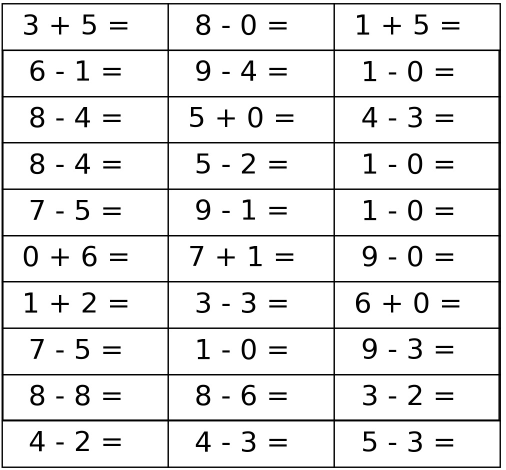
%> input picture asset/image/2.png, 1012 x 940 px (shown at 1/2 size)
$ octave my_test.m   (GNU Octave 9; MATLAB toolbox functions it lacks are replaced by stand-ins)
%> lines starting %> are read from the running program, lines starting %| are printed output that depends on the picture; in (x1, y1, x2, y2) boxes, pixels count from 0 and x2, y2 are one past the last pixel; in counts of white or black regions, pixels touching at a corner belong together; the program's own positions count from 1
### code/my_calculator.m
function output = my_calculator(imgInput)
%in this function, you should finish the character recognition task.
%the input parameter is a matrix of an image which contains several expressions
%the output parameter is a matrix of an image which contains the results of expressions

%preprocess image.
fprintf('Preprocessing image...\n');
imgInput = rgb2gray(imgInput);
threshold = graythresh(imgInput);
BW = ~im2bw(imgInput, threshold);
%figure, imshow(BW);

%delete connect-component containing pixels less than 30, in order to reduce noise.
BW = bwareaopen(BW, 30);
%figure, imshow(BW);
fprintf('Preprocess image successfully!\n\n');

%delete all border in img for OCR detection.
fprintf('Deleting all border...\n');
L = bwlabel(BW);
[r, c] = find(L==1);
rsz = size(r);
rc = [r c];
for i=1:rsz
	row = rc(i,1);
	col = rc(i,2);
	BW(row, col) = 0;
end
fprintf('Delete all border successfully!\n\n');
%figure, imshow(BW);

%cut every line of image & save them to local for future Recongnition.(in '../asset/image/cut/')

fprintf('Try cutting all equation from image...\n');
cutImg(BW);
fprintf('Cut all equation from image and save to local successfully.\n\n');

fprintf('Try cutting all lines in into single character...\n');
for i=1:30
	cutLine(i);
end
fprintf('Cut all lines in into single character and save to local successfully.\n\n');


%read number and character img, then calculate result.
rAddress = '../asset/image/cut/part';

%calculate location of all results.
fprintf('Calculating location of all results...\n');
position = cell(1, 30);
XLen = 329; YLen = 93;
X = 253; Y = 4;

cnt = 1;
for i=1:10
	for j=1:3
		position{1, cnt}=[X+(j-1)*XLen, Y+(floor(i-1))*YLen];
		cnt = cnt +1;
	end
end
fprintf('Calculate location of all results successfully!\n\n');

fprintf('Recongning character and calculating...\n');
newimg = imgInput;
for i=1:30
	dirname = strcat(num2str(i), '/');
	dirAddress = strcat(rAddress, dirname);

	cImg0 = imread(strcat(dirAddress, '0.bmp'));
	cImg1 = imread(strcat(dirAddress, '1.bmp'));
	cImg2 = imread(strcat(dirAddress, '2.bmp'));

	d0 = str2num(my_digit(cImg0));
	c1 = my_operator(cImg1);
	d2 = str2num(my_digit(cImg2));

	if strcmp(c1, '-')
		res = d0 - d2;
	else
		res= d0 + d2;
	end
	%fprintf('In part %d: %d %c %d = %d\n', i, d0, c1, d2, res);
	newimg = insertText(newimg, position{1, i}, res, 'FontSize', 50, 'BoxColor', 'w', 'BoxOpacity', 0);
end
fprintf('Finish all works!.\n');
%figure, imshow(newimg);
output = newimg;

### code/cutImg.m
function output = cutImg(BW)
%This function intends to cut all lines from original img, then save them to local.
%It requires image of fixd width and height.

nameNum = 0;
relative = '../asset/image/cut/';
if exist(relative, 'dir')
	fprintf('Direct exists! Now delete it.\n' );
	if rmdir(relative, 's');
		fprintf('Delete successfully!\n');
	else
		fprintf('Delete failed!\n');
	end
end
mkdir(relative);

[m, n]= size(BW);
X=1;Y=1;
XInc = 332;
YInc = 95;
while(Y+YInc < n)
	imgLine = imcrop(BW, [1, Y, m, YInc]);
	%figure, imshow(imgLine);
	while(X < m)
		imgCell = imcrop(imgLine, [X, 1, XInc, YInc]);
		X = X + XInc;
		%figure, imshow(imgCell);

		nameNum = nameNum + 1;
		address = strcat(relative, num2str(nameNum));
		address = strcat(address, '.bmp');

		imwrite(imgCell, address);
	end
	X=1;
	Y=Y+YInc;
end
output = 1;

### code/cutLine.m
function output=cutLine(imgNum)
%The input is the serial number of line image(results of function cutImg) and write all characters in line to local.
%The location of line image is fixed, please don't change it.

%read line img from local.
imgName = strcat(num2str(imgNum), '.bmp');
lineAddress = strcat('../asset/image/cut/', imgName);
imgLine = imread(lineAddress);
%figure, imshow(imgLine);

%dir cut/part* wont exist, cause the cut dir has been rebuilt in function cutImg.
dirname = strcat('part', num2str(imgNum));
dirAddress = strcat('../asset/image/cut/', dirname);
dirAddress = strcat(dirAddress, '/');
mkdir(dirAddress);

[L, num] = bwlabel(imgLine);
[m, n] = size(imgLine);

nameNum = 0;
for i=1:num-2
	[r,c]=find(L==i);

	%get the width and height of each character.
	rmax = max(r);
	rmin = min(r);
	cmax = max(c);
	cmin = min(c);
	height = rmax - rmin;
	width = cmax - cmin;

	imgCharacter = imcrop(imgLine, [cmin-10, rmin-10, width+20, height+20]);
	imgCharacter = imresize(imgCharacter, [55 55]);
    %figure, imshow(imgLine);
	%figure, imshow(imgCharacter);


	%write one character to bmp file.
	address = strcat(dirAddress, num2str(nameNum));
	address = strcat(address, '.bmp');
	imwrite(imgCharacter, address);
	nameNum = nameNum+1;
end

### code/cmpMatrix.m
function output = cmpMatrix(img1, img2)
%This function intends to compare similarity of two (identical size)matrix.
%r ranges between [0,1], larger r means higher similarity.

a = double(img1(:));
b = double(img2(:));
r=dot(a,b) / (sqrt( sum( a.*a )) * sqrt( sum( b.*b )));
output = r;

### code/my_digit.m
function output = my_digit(input_image)
%in this function, you should finish the digit recognition task.
%the input parameter is a matrix of an image which contains a digit.
%the output parameter represents which digit it is.

templeAddress = '../asset/image/template/';
%read template img.
%Of course we can read templates in preprocess,
%but for independent test, we load them in function, which may cause bad performance.
t = cell(10);
t{1, 1} = imread([templeAddress, '0.bmp']);
t{1, 2} = imread([templeAddress, '1.bmp']);
t{1, 3} = imread([templeAddress, '2.bmp']);
t{1, 4} = imread([templeAddress, '3.bmp']);
t{1, 5} = imread([templeAddress, '4.bmp']);
t{1, 6} = imread([templeAddress, '5.bmp']);
t{1, 7} = imread([templeAddress, '6.bmp']);
t{1, 8} = imread([templeAddress, '7.bmp']);
t{1, 9} = imread([templeAddress, '8.bmp']);
t{1, 10} = imread([templeAddress, '9.bmp']);

rmax = -1;	%r ranges [0,1]
rmax_i = -1;
for i=1:10
	r = cmpMatrix(input_image, t{1, i});
	if r > rmax
		rmax = r;
		rmax_i = i;
	end
end
output = num2str(rmax_i-1);

### code/my_test.m
%DIP19 Assignment 3
%Character Recongnition

clc; clear all; close all;

%To add more image, please add path here.
cellsize = 6;
imgPath = cell(1, cellsize);
imgPath{1, 1}='../asset/image/1.png';
imgPath{1, 2}='../asset/image/2.png';
imgPath{1, 3}='../asset/image/3.png';
imgPath{1, 4}='../asset/image/4.png';
imgPath{1, 5}='../asset/image/5.png';
imgPath{1, 6}='../asset/image/example.png';

%clear result dir.
fprintf('Clearing result directory...\n');
resultAddress = '../asset/image/result/';
if exist(resultAddress, 'dir')
	rmdir(resultAddress, 's');
end
mkdir(resultAddress);


% [15 lines of commented-out code are left out]
imgnum = 2;
imgInput = imread(imgPath{1,imgnum});
%> imgInput is the input picture: size 940x1012x3 uint8; min 0, max 255, mean 232.4
imgOutput = my_calculator(imgInput);
%> in my_calculator, `threshold = graythresh(imgInput);`: threshold = 0.514
%> in my_calculator, `BW = ~im2bw(imgInput, threshold);`:
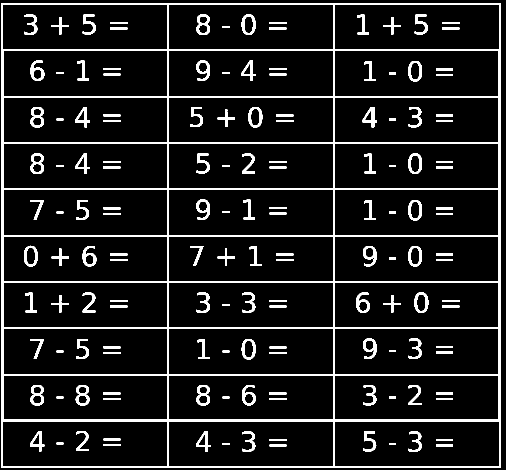
%> BW: size 940x1012 logical (shown at 1/2 size); 8.9% white; 151 white regions, largest, box (x1, y1, x2, y2) and area: (3, 6, 1002, 936) 46866, (151, 770, 179, 811) 556, (61, 306, 88, 348) 548
%> in my_calculator, `L = bwlabel(BW);`:
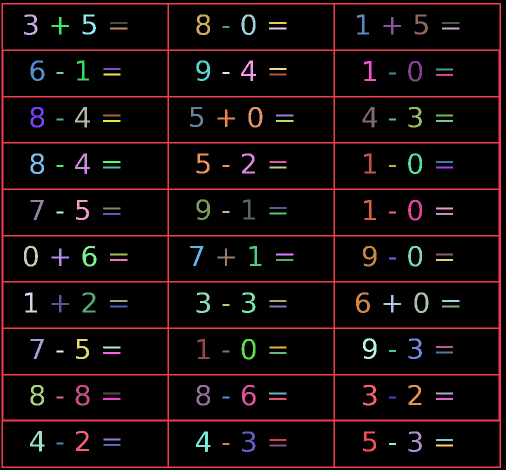
%> L: size 940x1012 double (shown at 1/2 size); 152 distinct labels, from 0 to 151; one colour per label, 0 black
%> in my_calculator, `[r, c] = find(L==1);`: r = 46866 values from 7 to 936; c = 46866 values from 4 to 1002
%> in my_calculator, `rsz = size(r);`: rsz = [46866 1]
%> after the loop in my_calculator, `for i=1:rsz`:
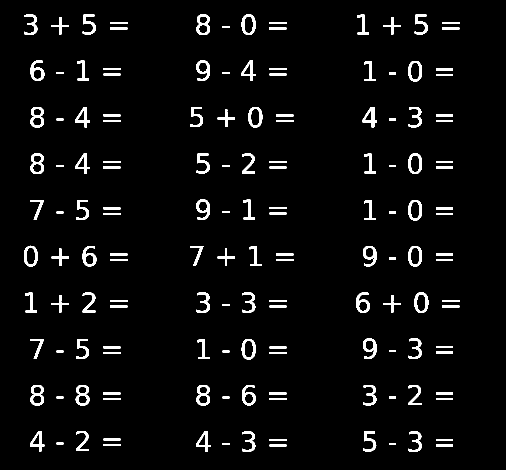
%> BW: size 940x1012 logical (shown at 1/2 size); 4% white; 150 white regions, largest, box (x1, y1, x2, y2) and area: (151, 770, 179, 811) 556, (61, 306, 88, 348) 548, (393, 29, 420, 70) 547
%> the loop in cutImg, `while(Y+YInc < n)` made 10 passes
%> pass 1, in cutImg, `imgLine = imcrop(BW, [1, Y, m, YInc]);`:
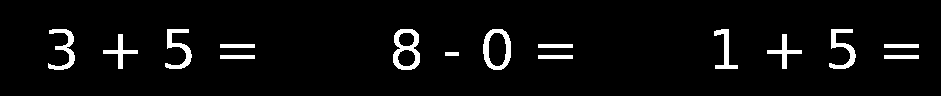
%> imgLine: size 96x941 logical; 4.5% white; 15 white regions, largest, box (x1, y1, x2, y2) and area: (393, 29, 420, 70) 547, (483, 29, 511, 70) 492, (165, 29, 192, 69) 423
%> pass 1, in cutImg, `while(X < m) imgCell = imcrop(imgLine, [X, 1, XInc, YInc]); X = X + XI..`:
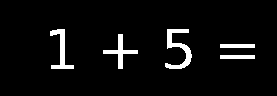
%> saved as 3.bmp: size 96x277 logical; 5% white; 5 white regions, box (x1, y1, x2, y2) and area: (165, 29, 192, 69) 423, (50, 29, 74, 69) 323, (103, 34, 138, 69) 295, (220, 44, 255, 48) 140, (220, 55, 255, 59) 140
%> after the loop in cutImg, `while(Y+YInc < n)`: nameNum = 30
%> in cutLine, `[L, num] = bwlabel(imgLine);`:
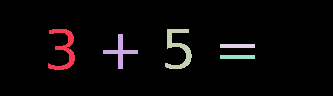
%> L: size 96x333 double; 6 distinct labels, from 0 to 5; one colour per label, 0 black
%> in cutLine, `[L, num] = bwlabel(imgLine);`: num = 5
%> the loop in cutLine, `for i=1:num-2` made 3 passes
%> (rmax, rmin, cmax, cmin, height, width, address) on passes 1 to 3: (70, 30, 75, 49, 40, 26, '../asset/image/cut/part1/0.bmp'), (69, 35, 138, 104, 34, 34, '../asset/image/cut/part1/1.bmp'), (69, 30, 192, 166, 39, 26, '../asset/image/cut/part1/2.bmp')
%> pass 3, in cutLine, `imgCharacter = imcrop(imgLine, [cmin-10, rmin-10, width+20, height+20]);`:
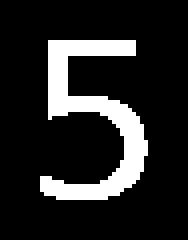
%> imgCharacter: size 60x47 logical (shown 4 times larger); 15% white; 1 white region, box (x1, y1, x2, y2) and area: (10, 10, 37, 50) 423
%| Cut all lines in into single character and save to local successfully.
%> the loop in my_digit, `for i=1:10` made 4 passes
%> (r, output in cmpMatrix, rmax) on passes 1, 3: (0.612, 0.612, 0.612), (0.828, 0.828, 0.828)
%> (r, output in cmpMatrix) on pass 2: (0.328, 0.328)
%> the run ends on the next line
